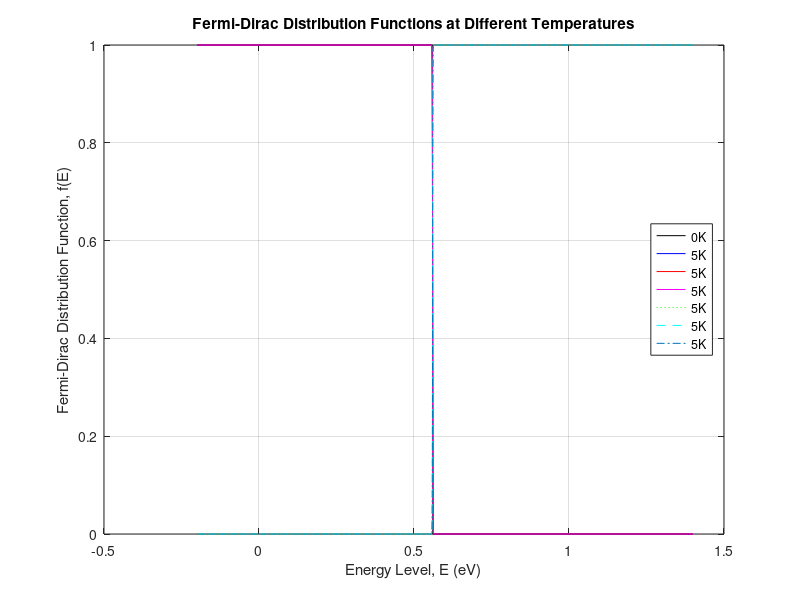

MATLAB code to generate this figure: (Note: a time limit stopped this script after it produced the figure.)
%%Emmanuel Mati
% ELEC-2250 S2020
% Lab Assignment 3
% Fermi-Dirac Distribution function Simulation

%Clearing Results
close all;
clear all;
clc;

kB = 8.617e-5; % Boltzmann constant in eV/K
Ef = 0.56; % Arbitrary Fermi level in eV
E = -0.2:0.0005:1.4; % Energy levels

% Calculate f(E) at T=0 K as fTo
fTo = zeros(size(E));
for k=1:1:length(E)
 if E(k)<Ef
    fTo(k)=1;
 elseif E(k)==Ef
    fTo(k)=0.5;
 end
end

% Calculate f(E) at three different temperatures
T1 = input('Enter first temperature in Kelvin:'); % in K
T2 = input('Enter second temperature in Kelvin:');
T3 = input('Enter third temperature in Kelvin:');

fT1 = 1 ./ (1 + exp( (E-Ef*ones(size(E)))/(kB*T1) )); % Period is necessary for matrix division
fT2 = 1 ./ (1 + exp( (E-Ef*ones(size(E)))/(kB*T2) ));
fT3 = 1 ./ (1 + exp( (E-Ef*ones(size(E)))/(kB*T3) ));

%Calculating hole concentration
holesfT1 = 1- fT1;
holesfT2 = 1- fT2;
holesfT3 = 1- fT3;



figure
plot(E,fTo,'k');
grid on; 
hold on;
plot(E,fT1,'b')
plot(E,fT2,'r')
plot(E,fT3,'m')

%adding our hole plots
plot(E,holesfT1,'g:')
plot(E,holesfT2,'c--')
plot(E,holesfT3,'-.')

xlabel('Energy Level, E (eV)');
ylabel('Fermi-Dirac Distribution Function, f(E)');
title('Fermi-Dirac Distribution Functions at Different Temperatures')
temp0=strcat(num2str(0),'K') % convert number to string and string concatenation
temp1=strcat(num2str(T1),'K') % type help strcat in Matlab command window for description of the functions num2str and strcat
temp2=strcat(num2str(T2),'K')
temp3=strcat(num2str(T3),'K')

%Our legend values for holes
temp4=strcat(num2str(T1),'K')
temp5=strcat(num2str(T2),'K')
temp6=strcat(num2str(T3),'K')

lgd = legend(temp0, temp1, temp2, temp3, temp4, temp5, temp6, 'Location', 'East');

%3D Visualization
figure

%Adding inverse 3-D plot
y6=holesfT3(:)*holesfT3(:)';
y5=holesfT2(:)*holesfT3(:)';
y4=holesfT1(:)*holesfT1(:)';

y3=fT3(:)*fT3(:)'; % Create 2D matrix of the fT1 data
y2=fT2(:)*fT2(:)'; % Create 2D matrix of the fT2 data
y1=fT1(:)*fT1(:)'; % Create 2D matrix of the fT3 data
mesh(E,E,y1) % Plot 3D fT1 data
hold on %hold the figure window for next plot
mesh(E,E,y2) % Plot 3D fT2 data
mesh(E,E,y3) % Plot 3D fT3 data
mesh(E,E,y4) % Plot 3D fT2 data
mesh(E,E,y5) % Plot 3D fT3 data
mesh(E,E,y6) % Plot 3D fT2 data
xlabel('Energy Level, E (eV)');
ylabel('Energy Level, E (eV)');
zlabel('Fermi-Dirac Function, f(E)');
%Code ends 
